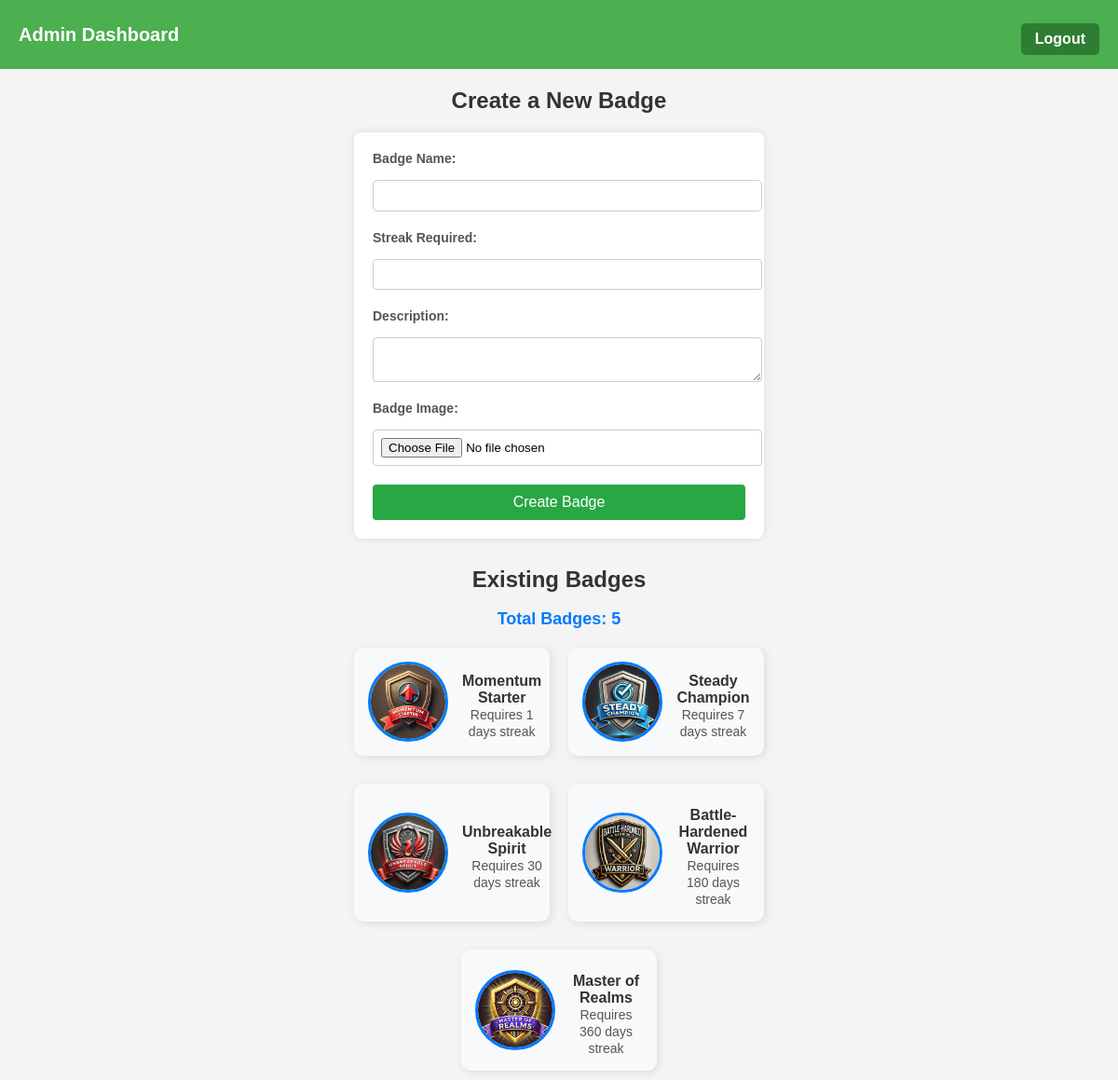
The app's page /admin_dashboard (signed in), older data.
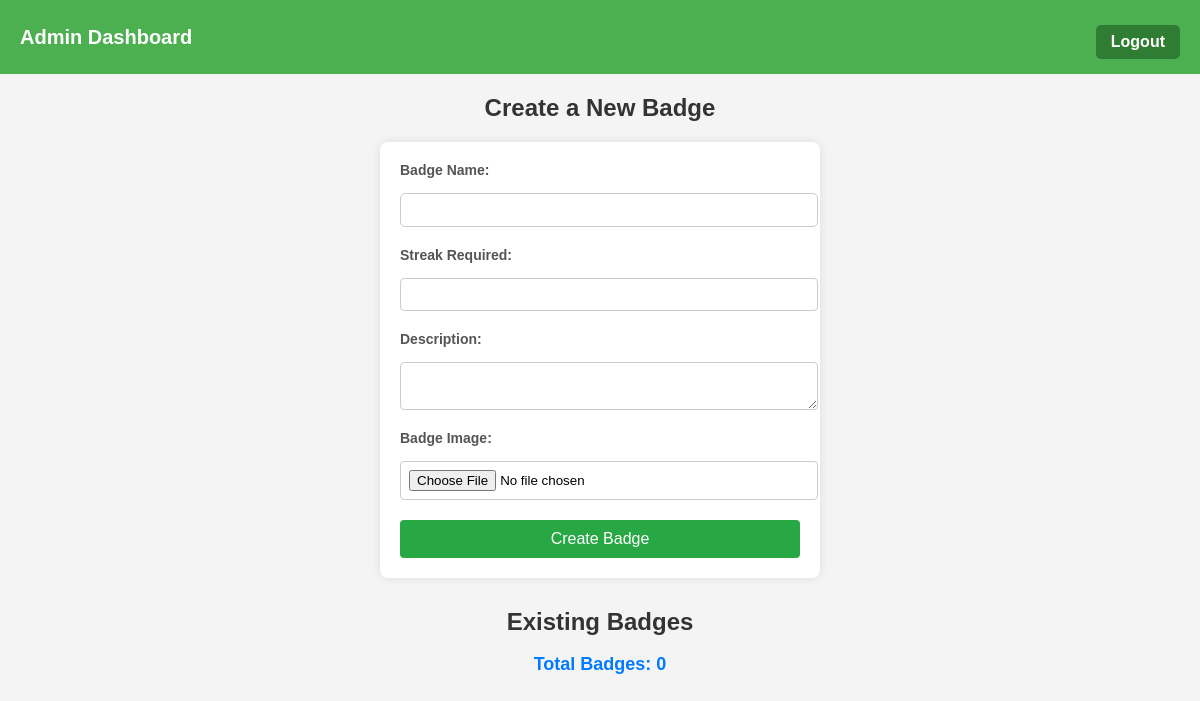
The same page, newer data.
### models.py (models this page shows)
class Badge(db.Model):
    id = db.Column(db.Integer, primary_key=True)
    name = db.Column(db.String(100), nullable=False, unique=True)  # Badge name
    description = db.Column(db.Text, nullable=True)  # Description
    streak_required = db.Column(db.Integer, nullable=False)  # Streak condition
    created_at = db.Column(db.DateTime, default=datetime.utcnow)
    image_filename = db.Column(db.String(255), nullable=False)

### routes.py (the view)
@main_bp.route('/admin_dashboard')
def admin_dashboard():
    if 'user_id' not in session or not session.get('is_admin'):
        flash("Access denied. Admins only!", "danger")
        return redirect(url_for('main.dashboard'))
    badges = Badge.query.all()
    return render_template('admin_dashboard.html', username=session['username'], badges=badges)

### templates/admin_dashboard.html (shortened to what this page needs)
<!DOCTYPE html>
<html lang="en">
  <head>
    <link
      rel="stylesheet"
      href="{{ url_for('static', filename='styles.css') }}"
    />
  </head>
  <body>
    <nav class="navbar">
      <div class="logo">
        <span class="app-name">Admin Dashboard</span>
      </div>
      <div class="nav-buttons">
        <a href="{{ url_for('main.logout') }}" class="btn btn-outline"
          >Logout</a
        >
      </div>
    </nav>
    <h2 id="badge-form-heading">Create a New Badge</h2>
    <form
      method="POST"
      action="{{ url_for('main.create_badge') }}"
      enctype="multipart/form-data"
      id="badge-form"
    >
      <label for="name" class="badge-label">Badge Name:</label>
      <input type="text" name="name" required class="badge-input" />
      <label for="streak_required" class="badge-label">Streak Required:</label>
      <input
        type="number"
        name="streak_required"
        required
        class="badge-input"
      />
      <label for="description" class="badge-label">Description:</label>
      <textarea name="description" class="badge-textarea"></textarea>
      <label for="badge_image" class="badge-label">Badge Image:</label>
      <input
        type="file"
        name="badge_image"
        accept="image/*"
        required
        class="badge-file-input"
      />
      <button type="submit" id="badge-submit-btn">Create Badge</button>
    </form>
    <h2 id="existing-badges-heading">Existing Badges</h2>
    <p id="total-badges">Total Badges: {{ badges|length }}</p>
    <ul id="badge-list">
      {% for badge in badges %}
      <li class="badge-item badge-{{ loop.index }}">
        <img
          src="{{ url_for('static', filename='badges/' ~ badge.image_filename) }}"
          alt="Badge Image"
          class="badge-image"
          id="badge-img-{{ loop.index }}"
        />
        <div class="badge-details">
          <strong class="badge-name" id="badge-name-{{ loop.index }}"
            >{{ badge.name }}</strong
          >
          <span class="badge-streak" id="badge-streak-{{ loop.index }}">
            Requires {{ badge.streak_required }} days streak
          </span>
        </div>
      </li>
      {% endfor %}
    </ul>
  </body>
</html>

### static/styles.css (style rules this page uses)
body { margin: 0; padding: 0; font-family: Arial, sans-serif; background-color: #f4f4f4; }
.navbar { display: flex; justify-content: space-between; align-items: center; background-color: #4CAF50; padding: 15px 20px; color: white; }
.logo { display: flex; align-items: center; }
.app-name { font-size: 20px; font-weight: bold; }
.nav-buttons .btn { text-decoration: none; color: white; background-color: #2e7d32; padding: 8px 15px; border-radius: 5px; margin-left: 10px; }
h2 { color: #333; margin-bottom: 15px; }
form { display: flex; flex-direction: column; gap: 10px; }
label { font-size: 14px; font-weight: bold; color: #555; text-align: left; }
input[type="text"] { padding: 8px; width: 100%; border: 1px solid #ccc; border-radius: 5px; font-size: 14px; }
button { padding: 8px 12px; width: 200px; border: none; border-radius: 5px; font-size: 14px; cursor: pointer; transition: 0.3s ease-in-out; }
.btn-outline { display: inline-block; padding: 8px 12px; text-decoration: none; border: 1px solid #ccc; border-radius: 5px; color: #333; background: white; transition: 0.3s; }
p { font-size: 14px; color: #444; margin-bottom: 15px; }
#badge-form-heading { text-align: center; color: #333; margin-bottom: 20px; }
#badge-form { max-width: 400px; margin: 0 auto; padding: 20px; background: #ffffff; border-radius: 8px; box-shadow: 0px 0px 10px rgba(0, 0, 0, 0.1); }
.badge-label { display: block; margin-bottom: 5px; font-weight: bold; }
.badge-input, .badge-textarea, .badge-file-input { width: 100%; padding: 8px; margin-bottom: 10px; border: 1px solid #ccc; border-radius: 4px; }
#badge-submit-btn { width: 100%; padding: 10px; background: #28a745; color: white; border: none; border-radius: 4px; cursor: pointer; font-size: 16px; }
#existing-badges-heading { text-align: center; color: #333; margin-top: 30px; }
.btn { display: inline-block; padding: 10px 20px; font-size: 16px; font-weight: bold; color: #fff; background-color: #4CAF50; border: none; border-radius: 5px; text-align: center; text-decoration: none; cursor: pointer; transition: background-color 0.3s, transform 0.2s; }
#total-badges { font-size: 18px; font-weight: bold; color: #007bff; text-align: center; margin-bottom: 20px; }
.btn { display: inline-block; padding: 10px 20px; margin-top: 10px; background: #007bff; color: white; text-decoration: none; border-radius: 5px; }

Row changes from the older to the newer data that the page shows:
removed Badge: image_filename (picture), name "Momentum Starter", streak_required "1"
removed Badge: image_filename (picture), name "Steady Champion", streak_required "7"
removed Badge: image_filename (picture), name "Unbreakable Spirit", streak_required "30"
removed Badge: image_filename (picture), name "Battle-Hardened Warrior", streak_required "180"
removed Badge: image_filename (picture), name "Master of Realms", streak_required "360"
Text that changed along with them:
{{ badges|length }}: "5" → "0"
